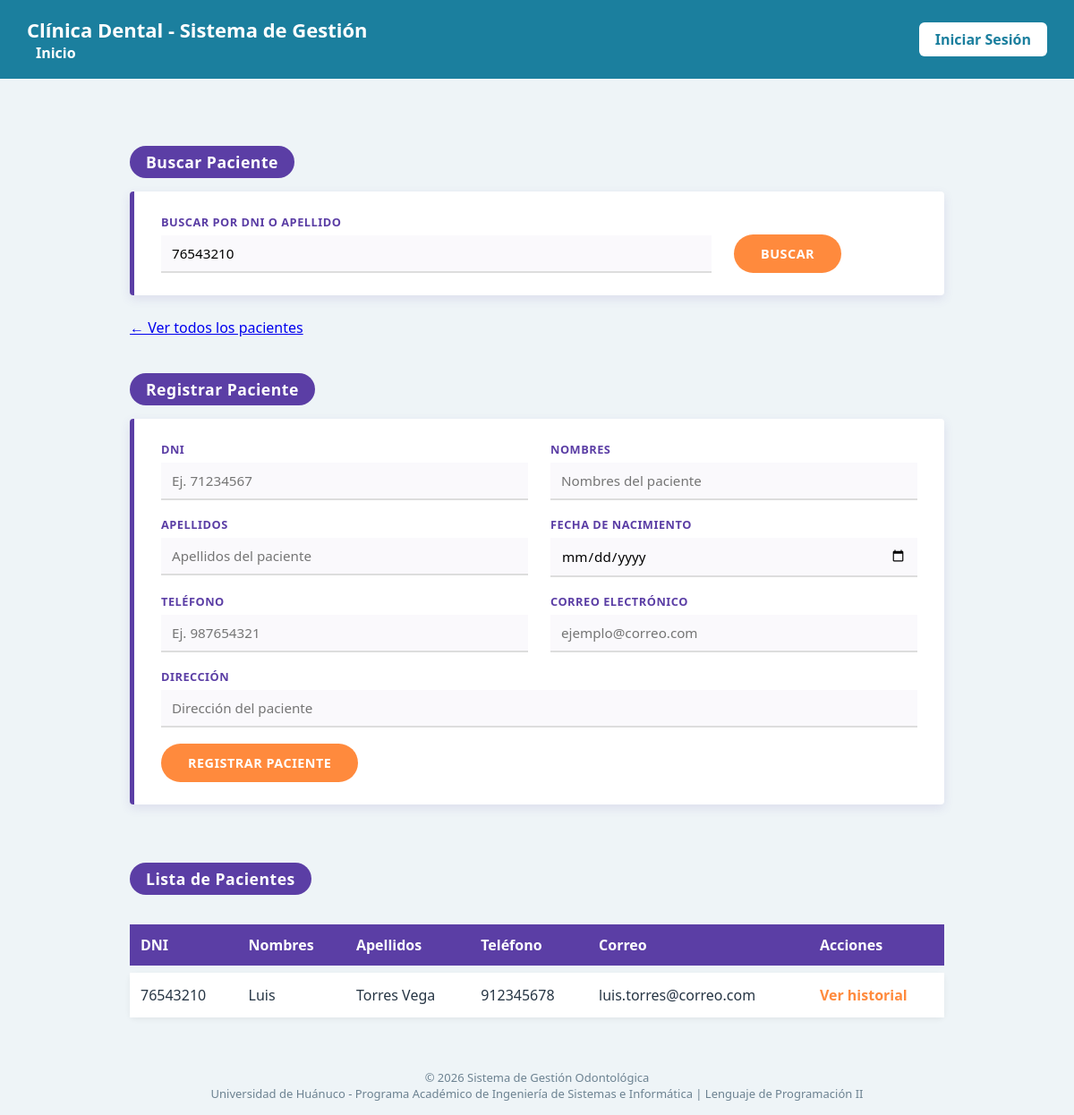
Screenshot of /vistas/pacientes.php?criterio=76543210 with the database file from the repository.
### tables this page shows
CREATE TABLE paciente (
    id_paciente INT AUTO_INCREMENT PRIMARY KEY,
    dni VARCHAR(8) NOT NULL UNIQUE,
    nombres VARCHAR(80) NOT NULL,
    apellidos VARCHAR(80) NOT NULL,
    telefono VARCHAR(20),
    correo VARCHAR(100),
    direccion VARCHAR(150),
    fecha_nacimiento DATE
);

### php/clases/paciente.php (called while the page is built, shortened)
<?php
require_once __DIR__ . '/../config/conexion.php';
class Paciente {
    private $conexion;
    public function __construct() {
        $con = new Conexion();
        $this->conexion = $con->conectar();
    }
    public function buscarPaciente($criterio) {
        $sql = "SELECT * FROM paciente WHERE dni = :criterio OR apellidos LIKE :criterio2";
        $stmt = $this->conexion->prepare($sql);
        $like = "%" . $criterio . "%";
        $stmt->bindParam(':criterio', $criterio);
        $stmt->bindParam(':criterio2', $like);
        $stmt->execute();
        return $stmt->fetchAll();
    }
}

### php/config/conexion.php (called while the page is built, shortened)
<?php
class Conexion {
    private $host = "localhost";
    private $nombre_bd = "clinica_dental";
    private $usuario = "root";
    private $password = "";
    private $charset = "utf8mb4";
    public function conectar() {
        $dsn = "mysql:host={$this->host};dbname={$this->nombre_bd};charset={$this->charset}";
        $opciones = [
            PDO::ATTR_ERRMODE            => PDO::ERRMODE_EXCEPTION,
            PDO::ATTR_DEFAULT_FETCH_MODE => PDO::FETCH_ASSOC,
            PDO::ATTR_EMULATE_PREPARES   => false,
        ];
        try {
            $this->pdo = new PDO($dsn, $this->usuario, $this->password, $opciones);
            return $this->pdo;
        } catch (PDOException $e) {
            die("Error de conexión a la base de datos: " . $e->getMessage());
        }
    }
}

### vistas/pacientes.php (the view, shortened to what this page needs)
<?php
require_once '../php/clases/paciente.php';
$paciente = new Paciente();
$criterioBusqueda = isset($_GET['criterio']) ? trim($_GET['criterio']) : '';
if ($criterioBusqueda !== '') {
    $listaPacientes = $paciente->buscarPaciente($criterioBusqueda);
} else {
    $listaPacientes = $paciente->listarPacientes();
}
?>
<!DOCTYPE html>
<html lang="es">
<head>
    <link rel="stylesheet" href="../css/base.css">
    <link rel="stylesheet" href="../css/pacientes.css">
</head>
<body>
    <?php include 'incluir/header.php'; ?>
    <main>
        <h2>Buscar Paciente</h2>
        <form action="../php/procesar/procesar_paciente.php" method="GET" style="grid-template-columns: 3fr 1fr;">
            <div>
                <label for="criterio">Buscar por DNI o Apellido</label>
                <input type="text" id="criterio" name="criterio" placeholder="Ingrese DNI o apellido" value="<?php echo htmlspecialchars($criterioBusqueda); ?>">
            </div>
            <button type="submit" style="grid-column:auto; align-self:end;">Buscar</button>
        </form>
        <?php if ($criterioBusqueda !== ''): ?>
            <p><a href="pacientes.php">← Ver todos los pacientes</a></p>
        <?php endif; ?>
        <h2>Registrar Paciente</h2>
        <form action="../php/procesar/procesar_paciente.php" method="POST" onsubmit="return confirm('¿Confirmas que los datos del paciente son correctos?');">
            <div>
                <label for="dni">DNI</label>
                <input type="text" id="dni" name="dni" maxlength="8" placeholder="Ej. 71234567" required
                       pattern="[0-9]{8}" inputmode="numeric" title="Debe contener exactamente 8 números"
                       oninput="this.value = this.value.replace(/[^0-9]/g, '').slice(0, 8);">
            </div>
            <div>
                <label for="nombres">Nombres</label>
                <input type="text" id="nombres" name="nombres" placeholder="Nombres del paciente" required
                       pattern="[A-Za-zÁÉÍÓÚáéíóúÑñ\s]+" title="Solo se permiten letras y espacios"
                       oninput="this.value = this.value.replace(/[^A-Za-zÁÉÍÓÚáéíóúÑñ\s]/g, '');">
            </div>
            <div>
                <label for="apellidos">Apellidos</label>
                <input type="text" id="apellidos" name="apellidos" placeholder="Apellidos del paciente" required
                       pattern="[A-Za-zÁÉÍÓÚáéíóúÑñ\s]+" title="Solo se permiten letras y espacios"
                       oninput="this.value = this.value.replace(/[^A-Za-zÁÉÍÓÚáéíóúÑñ\s]/g, '');">
            </div>
            <div>
                <label for="fecha_nacimiento">Fecha de nacimiento</label>
                <input type="date" id="fecha_nacimiento" name="fecha_nacimiento"
                       min="1920-01-01" max="<?php echo date('Y-m-d'); ?>">
            </div>
            <div>
                <label for="telefono">Teléfono</label>
                <input type="tel" id="telefono" name="telefono" placeholder="Ej. 987654321"
                       maxlength="9" pattern="9[0-9]{8}" inputmode="numeric"
                       title="Debe empezar con 9 y tener 9 dígitos en total"
                       oninput="this.value = this.value.replace(/[^0-9]/g, '').slice(0, 9);">
            </div>
            <div>
                <label for="correo">Correo electrónico</label>
                <input type="email" id="correo" name="correo" placeholder="ejemplo@correo.com">
            </div>
            <div class="campo-completo">
                <label for="direccion">Dirección</label>
                <input type="text" id="direccion" name="direccion" placeholder="Dirección del paciente">
            </div>
            <button type="submit">Registrar Paciente</button>
        </form>
        <h2>Lista de Pacientes</h2>
        <table>
            <thead>
                <tr>
                    <th>DNI</th>
                    <th>Nombres</th>
                    <th>Apellidos</th>
                    <th>Teléfono</th>
                    <th>Correo</th>
                    <th>Acciones</th>
                </tr>
            </thead>
            <tbody>
                <?php if (count($listaPacientes) === 0): ?>
                    <tr>
                        <td colspan="6">No se encontraron pacientes.</td>
                    </tr>
                <?php else: ?>
                    <?php foreach ($listaPacientes as $p): ?>
                        <tr>
                            <td data-label="DNI"><?php echo htmlspecialchars($p['dni']); ?></td>
                            <td data-label="Nombres"><?php echo htmlspecialchars($p['nombres']); ?></td>
                            <td data-label="Apellidos"><?php echo htmlspecialchars($p['apellidos']); ?></td>
                            <td data-label="Teléfono"><?php echo htmlspecialchars($p['telefono']); ?></td>
                            <td data-label="Correo"><?php echo htmlspecialchars($p['correo']); ?></td>
                            <td data-label="Acciones">
                                <a href="historial.php?id_paciente=<?php echo $p['id_paciente']; ?>">Ver historial</a>
                            </td>
                        </tr>
                    <?php endforeach; ?>
                <?php endif; ?>
            </tbody>
        </table>
    </main>
    <?php include 'incluir/footer.php'; ?>
</body>
</html>

### css/base.css (style rules this page uses)
* { margin: 0; padding: 0; box-sizing: border-box; font-family: 'Segoe UI', Arial, sans-serif; }
body { background-color: #eef4f7; color: #263544; }

### css/pacientes.css (style rules this page uses)
main { max-width: 950px; margin: 35px auto; padding: 0 20px; font-family: 'Segoe UI', Tahoma, sans-serif; }
main h2 { display: inline-block; background-color: #5b3ea5; color: white; padding: 6px 18px; border-radius: 20px; font-size: 1.1rem; margin-top: 40px; margin-bottom: 15px; letter-spacing: 0.5px; }
main form { display: grid; grid-template-columns: 1fr 1fr; gap: 18px 25px; background-color: #ffffff; border: none; border-left: 5px solid #5b3ea5; border-radius: 4px; padding: 25px 30px; margin-bottom: 25px; box-shadow: 0 4px 12px rgba(91, 62, 165, 0.12); }
.campo-completo { grid-column: 1 / -1; }
main form div { display: flex; flex-direction: column; }
main form label { font-weight: 700; color: #5b3ea5; margin-bottom: 6px; font-size: 0.8rem; text-transform: uppercase; letter-spacing: 0.5px; }
main form input { padding: 10px 12px; border: none; border-bottom: 2px solid #ddd; border-radius: 0; font-size: 0.95rem; background-color: #faf9fc; transition: border-color 0.2s ease, background-color 0.2s ease; }
main form button { grid-column: 1 / -1; justify-self: start; background-color: #ff8a3d; color: white; border: none; padding: 12px 30px; border-radius: 30px; font-size: 0.9rem; font-weight: 700; text-transform: uppercase; letter-spacing: 0.5px; cursor: pointer; transition: transform 0.15s ease, background-color 0.2s ease; }
main table { width: 100%; border-collapse: separate; border-spacing: 0 8px; margin-top: 10px; }
main table thead { display: none; }
main table tbody tr { background-color: #ffffff; box-shadow: 0 2px 6px rgba(0, 0, 0, 0.06); border-radius: 6px; }
main table td { padding: 14px 12px; position: relative; }
main table td::before { content: attr(data-label); display: block; font-size: 0.7rem; font-weight: 700; color: #5b3ea5; text-transform: uppercase; margin-bottom: 2px; }
main table a { color: #ff8a3d; font-weight: 700; text-decoration: none; }
@media (min-width: 700px) { main table thead { display: table-header-group; } }
@media (min-width: 700px) { main table thead th { background-color: #5b3ea5; color: white; padding: 12px; text-align: left; } }
@media (min-width: 700px) { main table td::before { display: none; } }

### rows the page displays
paciente: dni "76543210", nombres "Luis", apellidos "Torres Vega", telefono "912345678", correo "luis.torres@correo.com"
